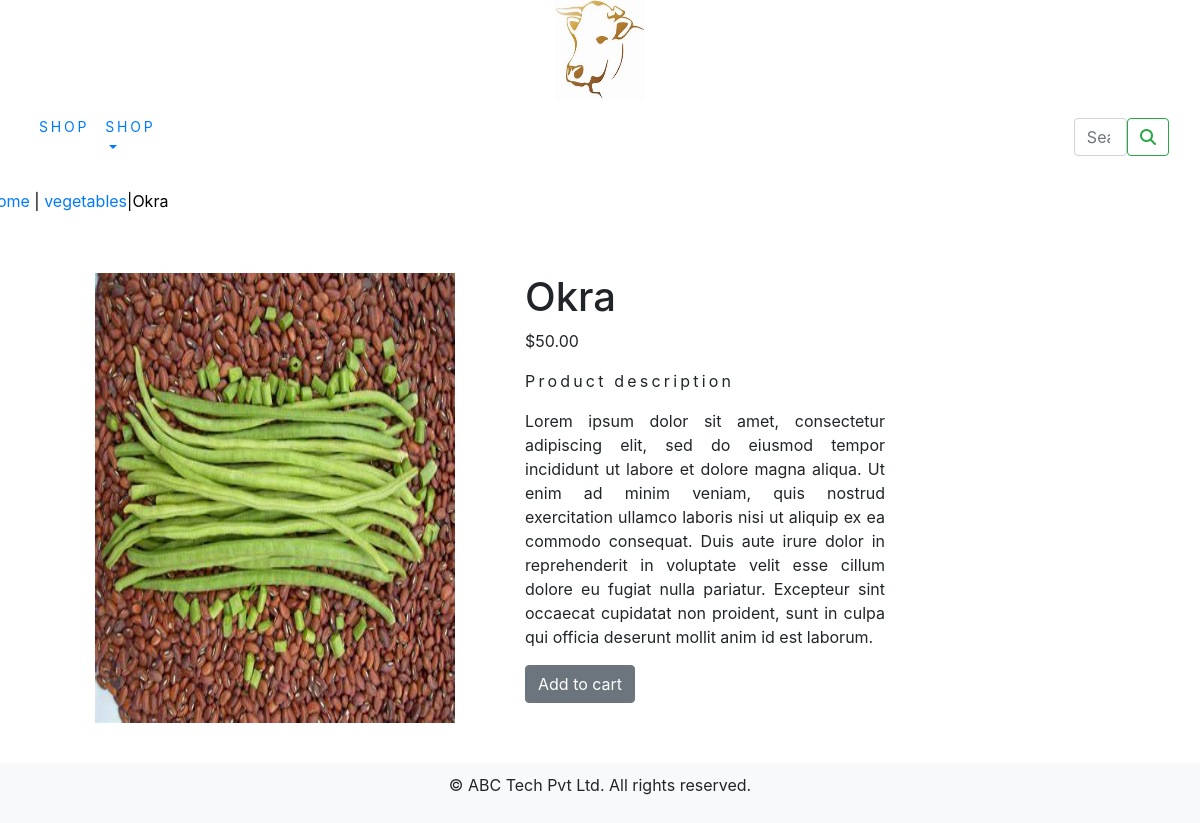
Page /shop/vegetables/okra/ on the committed database.
### shop/models.py (models this page shows, shortened)
class Product(models.Model):
    name=models.CharField(max_length=250,unique=True)
    slug=models.SlugField(max_length=250,unique=True)
    description=models.TextField(blank=True)
    price=models.DecimalField(max_digits=10,decimal_places=2)
    category=models.ForeignKey(Category,on_delete=models.CASCADE)
    image = models.ImageField(upload_to='product', blank=True)
    stock=models.IntegerField()
    available=models.BooleanField(default=True)
    created=models.DateTimeField(auto_now_add=True)
    updated=models.DateTimeField(auto_now=True)
    class Meta:
        ordering = ('name',)
        verbose_name = 'product'
        verbose_name_plural = 'products'

class Category(models.Model):
    name=models.CharField(max_length=250,unique=True)
    slug=models.SlugField(max_length=250,unique=True)
    description=models.TextField(blank=True)
    image=models.ImageField(upload_to='category',blank=True)
    class Meta:
        ordering=('name',)
        verbose_name='category'
        verbose_name_plural='categories'
    def get_url(self):
        return reverse('shop:products_by_category',args=[self.slug])
    def __str__(self):
        return  '{}'.format(self.name)

### shop/views.py (the view)
# urls.py: path('<slug:c_slug>/<slug:product_slug>/',views.proDetail,name='proDetail'),
def proDetail(request,c_slug,product_slug):
    try:
        product=Product.objects.get(category__slug=c_slug,slug=product_slug)
    except Exception as e:
        raise e
    return render(request,'product.html',{'product':product})

### cart/context_processors.py (called while the page is built)
def counter(request):
    item_count=0
    if 'admin' in request.path:
        return {}
    else:
        try:
            cart=Cart.objects.filter(cart_id=cart_id(request))
            cart_items=CartItem.objects.all().filter(cart=cart[:1])
            for cart_item in cart_items:
                item_count+= cart_item.quantity
        except Cart.DoesNotExist:
            item_count=0
    return dict(item_count=item_count)

### cart/views.py (called while the page is built)
def cart_id(request):
    cart=request.session.session_key
    if not cart:
        cart=request.session.create()
    return cart

### shop/context_processors.py (called while the page is built)
def menu_links(request):
    links=Category.objects.all()
    return dict(links=links)

### templates/product.html (shortened to what this page needs)
{% extends 'base.html' %}
{% load static %}
{% block content %}
<div class="row my_prod_row_class">
    <div class="mx_auto">
        <p><a href="{% url 'shop:allprodCat' %}"> Home</a> | <a href="{{product.category.get_url}}">{{product.category}}</a>|{{product.name}}</p>
    </div>
</div>
<div class ="container">
    <br>
<div class="row">
    <div class="col-9 col-sm-12 col-md-4  text-center ">
        <div style="width:360px; height:450px; margin-bottom:40px; margin-left:50px; margin-right:50px;">
            <img src="{{product.image.url}}" alt="{{product.name}}" style="width:360px; height:450px; " >
        </div>
    </div>
<div class="col-9 col-sm-12 col-md-4  ">
  <div style="width:360px; height:450px; margin-bottom:40px; margin-left:100px; margin-right:50px;">
      <div>
         <h1 class="my_prod_title">{{product.name}}</h1>
         <p>${{product.price}}</p>
         <p class="my_title">Product description</p>
         <p class ="text-justify my_prod_text">{{product.description}}</p>
         {% if product.stock <= 0 %}
             <p  class ="text-justify my_prod_text"><b> out of stock </b></p>
         {% else %}
             <a class="btn btn-secondary" href="{% url 'cart:add_cart' product.id %}">Add to cart</a>
         {% endif %}
          </div>
    </div>
</div>
    </div>
</div>
{% endblock %}

### static/css/custom.css (style rules this page uses)
body { font-family: 'Roboto', sans-serif; font-weight:100; }
.my_title { font-size:16px; text_transform:uppercase; letter-spacing:.2em; }
.my_prod_row_class { padding-top:15px; padding-bottom:20px; }
.my_prod_row_class .mx_auto { color:#000; font-size:16px; text-decoration:none; }

### templates/footer.html (style rules this page uses)
body { display: flex; flex-direction: column; min-height: 100vh; margin: 0; }

### rows in the picture
Product: category "vegetables", name "Okra", image (picture), price "50.00", description "Lorem ipsum dolor sit amet, consectetur adipiscing elit, sed do eiusmod tempor incididunt ut labore et dolore magna aliqua. Ut enim ad minim veniam, quis nostrud exercitation ullamco laboris nisi ut aliquip ex ea commodo consequat. Duis aute irure dolor in reprehenderit in voluptate velit esse cillum dolore eu fugiat nulla pariatur. Excepteur sint occaecat cupidatat non proident, sunt in culpa qui officia deserunt mollit anim id est laborum."
